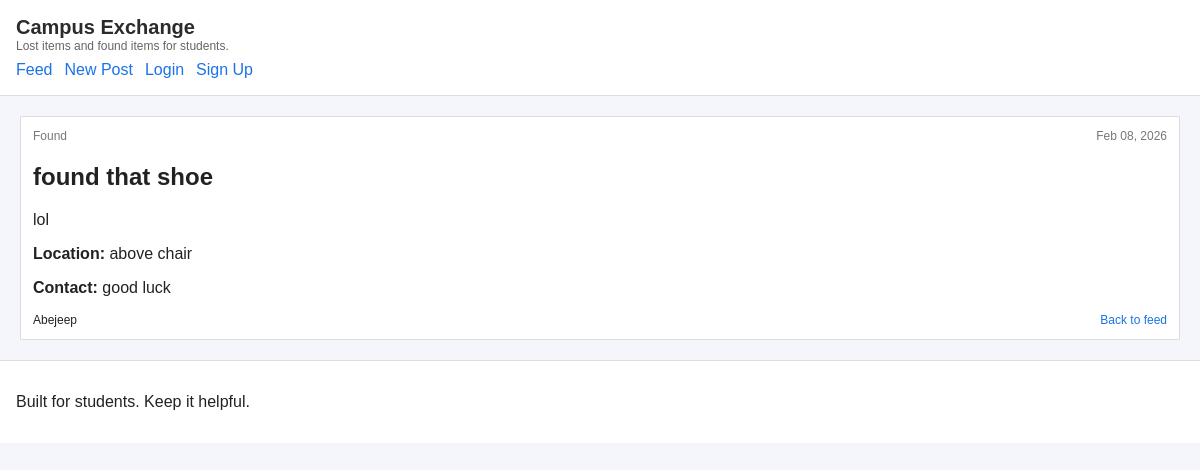
/post/?id=2, run on the app's committed database.
### mainapp/models.py (models this page shows, shortened)
class Post(models.Model):
    CATEGORY_LOST = 'LOST'
    CATEGORY_FOUND = 'FOUND'
    CATEGORY_CHOICES = [
        (CATEGORY_LOST, 'Lost'),
        (CATEGORY_FOUND, 'Found'),
    ]
    user = models.ForeignKey(
        settings.AUTH_USER_MODEL,
        on_delete=models.CASCADE,
        related_name='posts',
    )
    title = models.CharField(max_length=120)
    description = models.TextField()
    category = models.CharField(max_length=20, choices=CATEGORY_CHOICES)
    location = models.CharField(max_length=120, blank=True)
    contact_info = models.CharField(max_length=120, blank=True)
    is_anonymous = models.BooleanField(default=False)
    created_at = models.DateTimeField(auto_now_add=True)

### mainapp/views.py (the view)
# urls.py: path('post/', views.post_detail, name='post_detail'),
def post_detail(request):
    post_id = request.GET.get('id')
    post = get_object_or_404(Post, pk=post_id)
    return render(request, 'post_detail.html', {'post': post})

### templates/post_detail.html (shortened to what this page needs)
{% extends 'base.html' %}
{% block content %}
<section class="detail">
    <article class="detail-card">
        <div class="post-meta">
            <span class="category">{{ post.get_category_display }}</span>
            <span class="timestamp">{{ post.created_at|date:"M d, Y" }}</span>
        </div>
        <h2>{{ post.title }}</h2>
        <p class="detail-body">{{ post.description }}</p>
        {% if post.location %}
            <p class="detail-item"><strong>Location:</strong> {{ post.location }}</p>
        {% endif %}
        {% if post.contact_info %}
            <p class="detail-item"><strong>Contact:</strong> {{ post.contact_info }}</p>
        {% endif %}
        <div class="post-footer">
            <span class="author">
                {% if post.is_anonymous %}
                    Anonymous
                {% else %}
                    {{ post.user.username }}
                {% endif %}
            </span>
            <a class="link" href="{% url 'home' %}">Back to feed</a>
        </div>
    </article>
</section>
{% endblock %}

### mainapp/static/mainapp/styles.css (style rules this page uses)
body { font-family: Arial, sans-serif; margin: 0; background: #f4f6fb; color: #222; }
.post-card, .detail-card, .form-card { background: #fff; border: 1px solid #ddd; padding: 12px; }
.post-meta { font-size: 12px; color: #777; display: flex; justify-content: space-between; }
.post-footer { display: flex; justify-content: space-between; margin-top: 8px; font-size: 12px; }
.link { color: #1a73e8; text-decoration: none; }

### data on the page
Post: category "Found", created_at "Feb 08, 2026", title "found that shoe", description "lol", location "above chair", contact_info "good luck", user.username "Abejeep"
